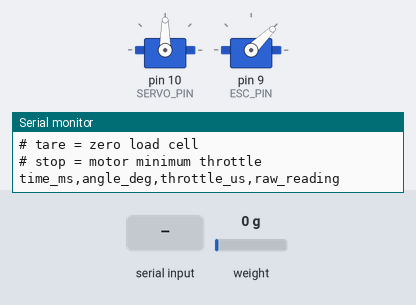
Bench run of a sketch on a simulated Arduino Uno, built with avr-gcc and run on an emulated ATmega328P. Parts: 2 × servo, the last lines printed to the serial monitor. Inputs (shaded band) come from the test bench; at power-on: weight on the scale 0 g.

Above: at 9.4 s.
9.5 s: "a,45\n" received over Serial
At 10.7 s:
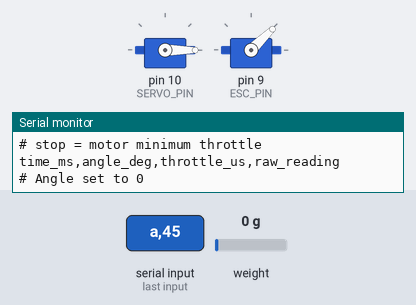
11.0 s: "a90\n" received over Serial
At 12.0 s:
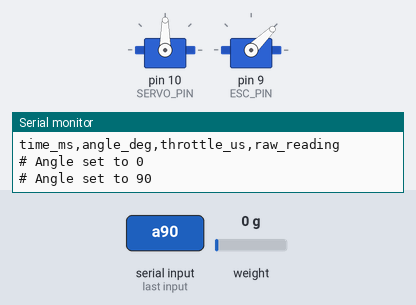
12.5 s: "a\n" received over Serial
At 13.1 s:
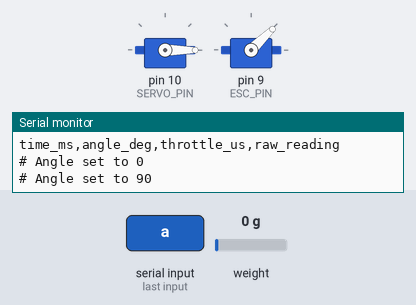
Timing chart, 0 to 15.5 s (numbered marks = the images above; inputs shaded):
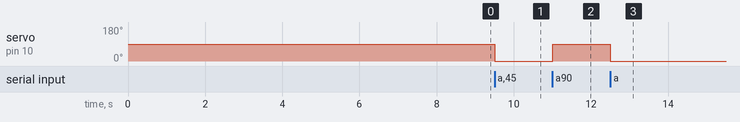

The sketch:

tiltrotor_test.ino
```cpp
#include <Servo.h>
#include "HX711.h"

#define ESC_PIN 9
#define SERVO_PIN 10

#define HX711_DT 3
#define HX711_SCK 2

Servo esc;
Servo tiltServo;
HX711 scale;

int currentAngle = 90;
int currentThrottle = 1000;

void setup() {
  Serial.begin(9600);
  delay(1000);

  tiltServo.attach(SERVO_PIN);
  tiltServo.write(currentAngle);

  esc.attach(ESC_PIN);
  esc.writeMicroseconds(1000);

  delay(5000);

  scale.begin(HX711_DT, HX711_SCK);

  delay(1000);
  scale.tare();

  Serial.println("# Tiltrotor nacelle test rig CSV logger");
  Serial.println("# Commands:");
  Serial.println("# a90 = set angle to 90 degrees");
  Serial.println("# t1150 = set throttle to 1150 us");
  Serial.println("# r = record one averaged reading");
  Serial.println("# tare = zero load cell");
  Serial.println("# stop = motor minimum throttle");
  Serial.println();
  Serial.println("time_ms,angle_deg,throttle_us,raw_reading");
}

void loop() {
  if (Serial.available() > 0) {
    String command = Serial.readStringUntil('\n');
    command.trim();

    if (command == "tare") {
      scale.tare();
      Serial.println("# Tare complete");
    }

    else if (command == "stop") {
      currentThrottle = 1000;
      esc.writeMicroseconds(1000);
      Serial.println("# Motor stopped/minimum throttle");
    }

    else if (command == "r") {
      long raw = scale.get_value(20);

      Serial.print(millis());
      Serial.print(",");
      Serial.print(currentAngle);
      Serial.print(",");
      Serial.print(currentThrottle);
      Serial.print(",");
      Serial.println(raw);
    }

    else if (command.startsWith("a")) {
      int newAngle = command.substring(1).toInt();

      if (newAngle >= 0 && newAngle <= 90) {
        currentAngle = newAngle;
        tiltServo.write(currentAngle);
        delay(800);

        Serial.print("# Angle set to ");
        Serial.println(currentAngle);
      } else {
        Serial.println("# ERROR: angle must be 0 to 90");
      }
    }

    else if (command.startsWith("t")) {
      int newThrottle = command.substring(1).toInt();

      if (newThrottle >= 1000 && newThrottle <= 1250) {
        currentThrottle = newThrottle;
        esc.writeMicroseconds(currentThrottle);
        delay(1000);

        Serial.print("# Throttle set to ");
        Serial.println(currentThrottle);
      } else {
        Serial.println("# ERROR: throttle must be 1000 to 1250");
      }
    }

    else {
      Serial.println("# Unknown command");
    }
  }
}
```

Measured:
- after the input at 9.5 s, servo on pin 10 (SERVO_PIN): 90° → 0° at once
- after the input at 11.0 s, servo on pin 10 (SERVO_PIN): 0° → 90° at once
- after the input at 12.5 s, servo on pin 10 (SERVO_PIN): 90° → 0° at once
